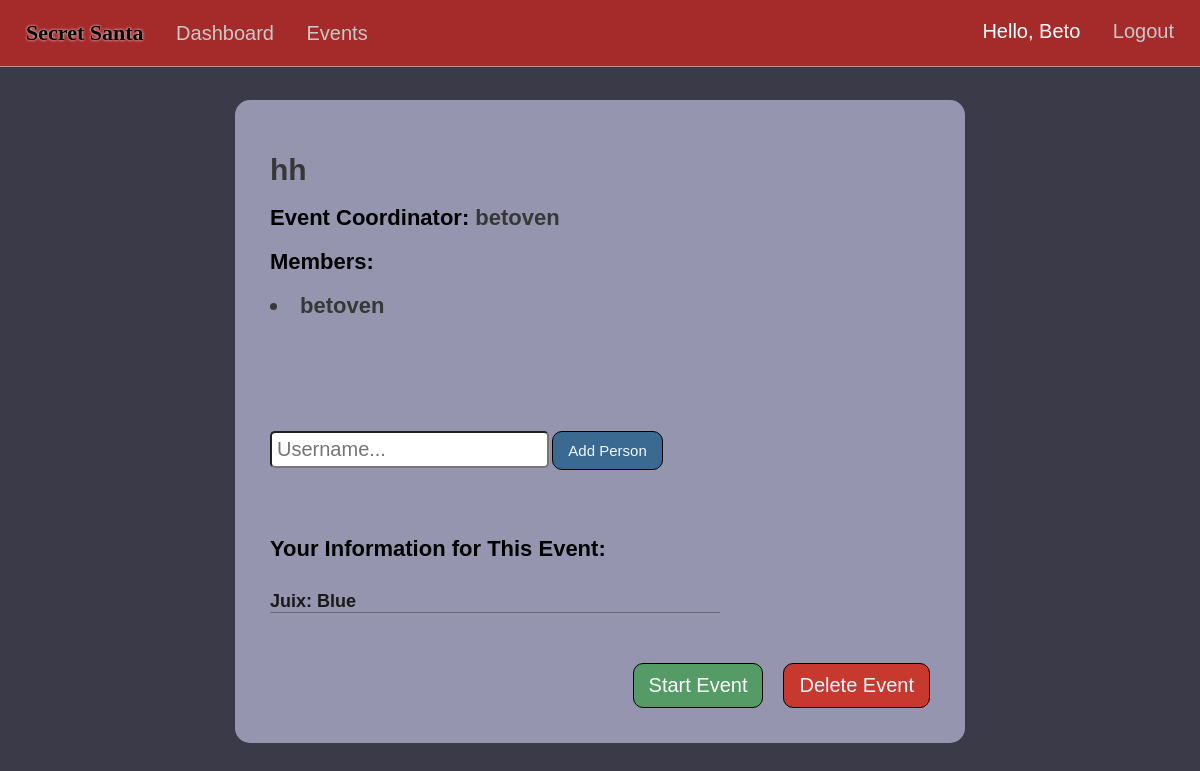
The app's page /event-info/id=8 (signed in), older data.
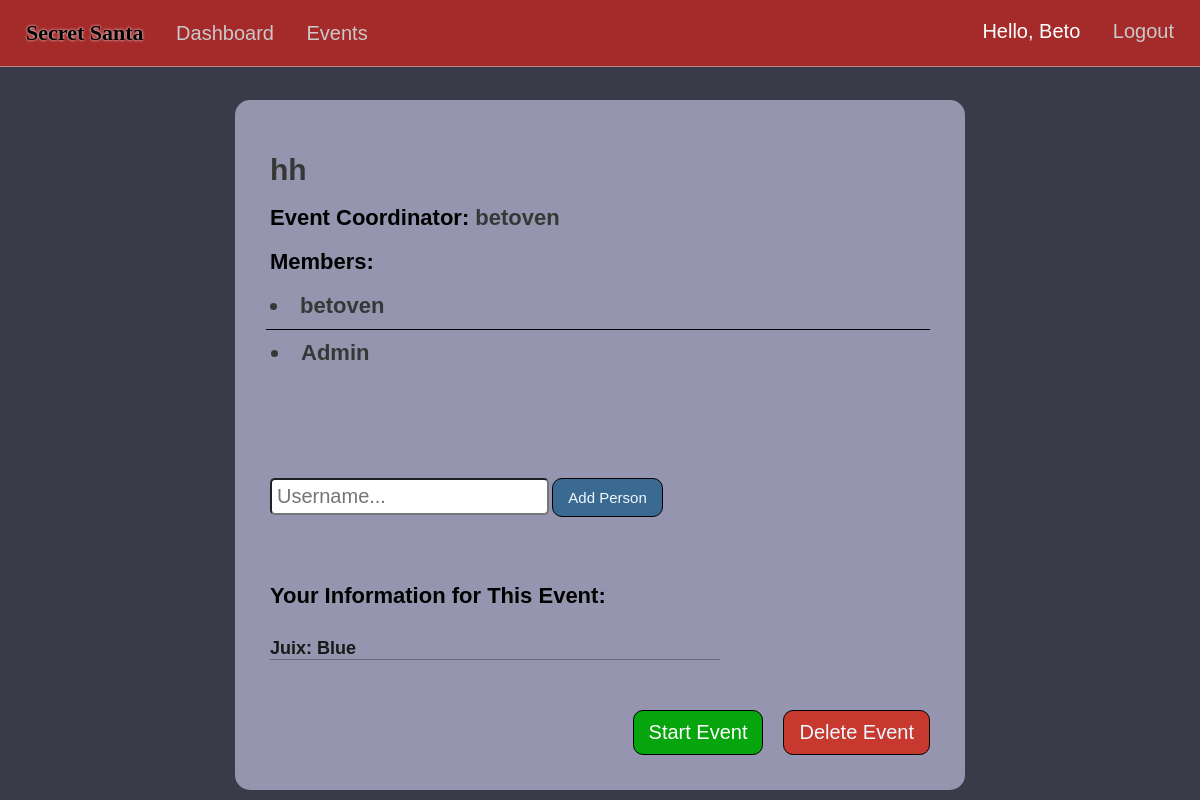
The same page, newer data.
### market/models.py (models this page shows, shortened)
class EventMembers(db.Model):
    id = db.Column(db.Integer(), primary_key=True)
    event_id = db.Column(db.Integer(), db.ForeignKey('event.event_id'), nullable=False)
    user_id = db.Column(db.Integer(), db.ForeignKey('user.id'), nullable=False)
    status = db.Column(db.String(length=20))
    user = db.relationship('User', backref='event_members', lazy=True)
    events = db.relationship('Event', backref='event_link', lazy=True)

class User(db.Model, UserMixin):
    id = db.Column(db.Integer(), primary_key=True)
    username = db.Column(db.String(length=30), nullable=False, unique=True)
    first_name = db.Column(db.String(length=50), nullable=False)
    last_name = db.Column(db.String(length=50), nullable=False)
    email_address = db.Column(db.String(length=50), nullable=False, unique=True)
    password_hash = db.Column(db.String(length=60), nullable=False)
    events = db.relationship('Event', backref='coordinator', lazy=True)
    events_attending = db.relationship('EventMembers', backref='attendees', lazy=True)
    @property
    def password(self):
        return self.password_hash

### market/routes.py (the view, shortened to what this page needs)
@app.route("/event-info/id=<int:event_id>", methods=['GET','POST'])
@login_required
def event_info(event_id):
    event = Event.query.filter_by(event_id=event_id).first()
    event_pending = EventMembers.query.filter_by(event_id=event_id,status='pending').first()
    event_fields = EventFields.query.filter_by(event_id=event_id).first()
    member_status = EventMembers.query.filter_by(event_id=event_id,user_id=current_user.id,status='member').first()
    person_info = UserEventFields.query.filter_by(event_id=event_id,user_id=current_user.id).first()
    if not event:
        flash('Event not found.', category='danger')
        return redirect(url_for('events_page'))
    form=AddUserEvent()
    fieldform=FieldsForm()
    userfieldsform=UserFieldsForm()
    return render_template("info.html",event=event, form=form, event_pending=event_pending, event_fields=event_fields, fieldform=fieldform,userfieldsform=userfieldsform,member_status=member_status, person_info=person_info)

### market/forms.py (shortened to what this page needs)
class AddUserEvent(FlaskForm):
  username = StringField(validators=[DataRequired()])
  submit = SubmitField(label='Add Person')

class FieldsForm(FlaskForm):
  field_1 = StringField(label='Entry #1:', validators=[DataRequired()])
  field_2 = StringField(label='Entry #2:')
  field_3 = StringField(label='Entry #3:')
  field_4 = StringField(label='Entry #4:')
  field_5 = StringField(label='Entry #5:')
  field_6 = StringField(label='Entry #6:')
  field_7 = StringField(label='Entry #7:')
  field_8 = StringField(label='Entry #8:')
  field_9 = StringField(label='Entry #9:')
  field_10 = StringField(label='Entry #10:')
  submit = SubmitField(label='Submit Fields')

### market/models.py (called while the page is built)
@login_manager.user_loader
def load_user(user_id):
    return User.query.get(int(user_id))

### market/templates/info.html (shortened to what the changed rows need)
{% extends 'base.html' %}
  {% block style %}
  <link rel= "stylesheet" type= "text/css" href= "{{ url_for('static',filename='styles/events.css') }}">
  {% endblock %}
  {% block content %}
  {% if event.event_status=='open' %}
  <center>
    <div class="create-div">
      <div class="event">
        <div class="titles-div">
          <h1 class="e-title"><span class="event-info event-info-title">{{event.event_name}}</span></h1>
          <h1 class="event-title e-title">Event Coordinator: <span class="event-info">{{event.coordinator.username}}</span></h1>
          <h1 class="event-title e-title">Members:</h1>
          <h1 class="event-title e-title">
          {% for attendee in event.members %}
            {% if current_user.username==attendee.user.username %}
              {% if attendee.user.id==event.coordinator_id %}
                <li class="event-info">{{ attendee.user.username }} </li>
              {% elif attendee.status =='member'%}
              <div class="member-delete">
                <li class="event-info">{{ attendee.user.username }} </li>
              </div>
                {% endif %}
            {% else %}
            {% if attendee.status =='member'%}
            <div class="member-delete">
              <li class="event-info">{{ attendee.user.username }} </li>
            </div>
            {% endif %}
            {% endif %}
          {% endfor %}
            </h1>
        </div>
        <br><br><br><br>
        {% if current_user.is_authenticated and event_fields and member_status and not person_info%}
        <h1 class="e-title">Fill Out Your Information*</h1><br>
        <form method="POST" action="{{ url_for('user_fields_add', event_id=event.event_id) }}">
          {{ userfieldsform.hidden_tag() }}
          <div class="form-container">
          {% if event_fields.field_1 %}
            <div class="field-item form-flex">
              {{event_fields.field_1 | title}}:
              {{ userfieldsform.field_1(class="user-info")}}
            </div>
          {% endif %}
          {% if event_fields.field_2 %}
            <div class="field-item form-flex">
              {{event_fields.field_2 | title}}:
              {{ userfieldsform.field_2(class="user-info")}}
            </div>
          {% endif %}
          {% if event_fields.field_3 %}
            <div class="field-item form-flex">
              {{event_fields.field_3 | title}}:
              {{ userfieldsform.field_3(class="user-info")}}
            </div>
          {% endif %}
          {% if event_fields.field_4 %}
            <div class="field-item form-flex">
              {{event_fields.field_4 | title}}:
              {{ userfieldsform.field_4(class="user-info")}}
            </div>
          {% endif %}
          {% if event_fields.field_5 %}
            <div class="field-item form-flex">
              {{event_fields.field_5 | title}}:
              {{ userfieldsform.field_5(class="user-info")}}
            </div>
          {% endif %}
          {% if event_fields.field_6 %}
            <div class="field-item form-flex">
              {{event_fields.field_6 | title}}:
              {{ userfieldsform.field_6(class="user-info")}}
            </div>
          {% endif %}
          {% if event_fields.field_7 %}
            <div class="field-item form-flex">
              {{event_fields.field_7 | title}}:
            {{ userfieldsform.field_7(class="user-info")}}
            </div>
          {% endif %}
          {% if event_fields.field_8 %}
            <div class="field-item form-flex">
              {{event_fields.field_8 | title}}:
              {{ userfieldsform.field_8(class="user-info")}}
            </div>
          {% endif %}
          {% if event_fields.field_9 %}
            <div class="field-item form-flex">
            {{event_fields.field_9 | title}}:
            {{ userfieldsform.field_9(class="user-info")}}
            </div>
          {% endif %}
          {% if event_fields.field_10 %}
            <div class="field-item form-flex">
            {{event_fields.field_10 | title}}:
            {{ userfieldsform.field_10(class="user-info")}}
            </div>
          {% endif %}
          {{userfieldsform.submit(class='submit-info-btn')}}
          </div>
        </form>
        {% elif current_user.is_authenticated and event_fields and member_status and person_info %}
          <h1 class="fields-title">Your Information for This Event:</h1><br>
        {% endif %}
        <div class="key-btns-container">
        {% if current_user.is_authenticated and current_user.id == event.coordinator.id and event_fields and event.members|length>1 and  event.members|length==event.filled_fields|length %}
          <br><br><a href="{{ url_for('start_event', event_id=event.event_id) }}"><button class="start-event-btn">Start Event</button></a>
          {% elif current_user.is_authenticated and current_user.id == event.coordinator.id and event_fields and event.members|length>1 and event.members|length!=event.filled_fields|length %}
            {% set remainder = event.members|length - event.filled_fields|length %}
            <br><br><button class="start-event-btn-inactive" title="{{remainder}} Participant(s) not ready">Start Event</button>
          {% elif current_user.is_authenticated and current_user.id == event.coordinator.id and event_fields and event.members|length==1 %}
            <br><br><button class="start-event-btn-inactive" title="need 1 more participant">Start Event</button>
          {% elif current_user.is_authenticated and current_user.id == event.coordinator.id and not event_fields and event.members|length==1 %}
            <br><br><button class="start-event-btn-inactive" title="must add at least 1 field and 1 more participant">Start Event</button>
          {% elif current_user.is_authenticated and current_user.id == event.coordinator.id and not event_fields and event.members|length>1 %}
            <br><br><button class="start-event-btn-inactive" title="must add at least 1 field">Start Event</button>
        {% endif %}
        {% if current_user.is_authenticated and current_user.id == event.coordinator.id %}
          <br><br><br>
            <a href="{{ url_for('delete_event', event_id=event.event_id) }}"><button class="delete-btn">Delete Event</button></a>
        {% endif %}
        </div>
      </div>
    </div>
  </center>
  {% elif event.event_status=='closed' %}
  <p>Closed event</p>
  {% endif %}
  {% endblock %}

Row changes from the older to the newer data that the page shows:
added EventMembers: user.username "Admin"
